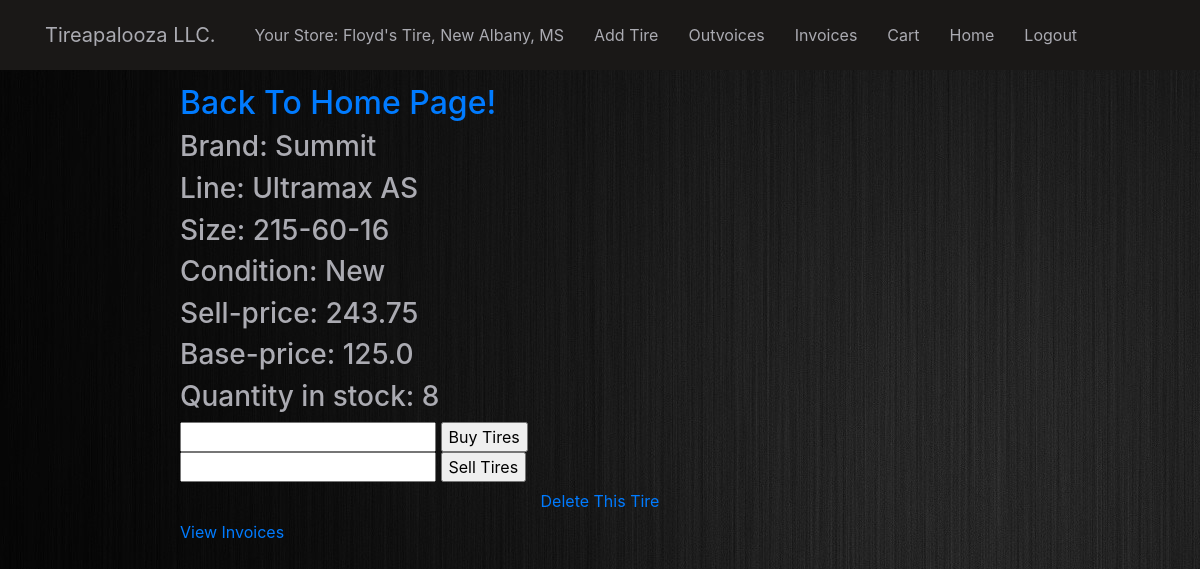
The page /tire_info/4/ (signed in) on the database as committed earlier.
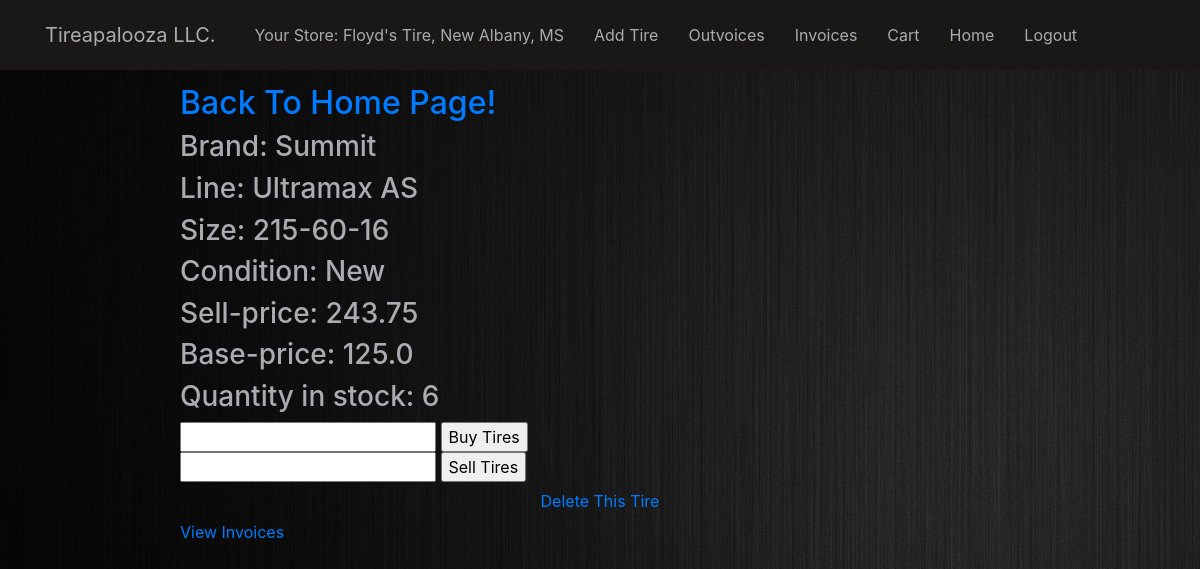
The same page on the database as committed later.
### app/models.py (models this page shows, shortened)
class Tire(models.Model):
    PATTERNS = (
        ("Street Tread", "Street Tread"),
        ("All-Terrain", "All-Terrain"),
        ("Mud Terrain", "Mud-Terrain"),
    )
    CONDITIONS = (
        (1, "Heavily Used"),
        (2, "Used"),
        (3, "Good"),
        (4, "New"),
    )
    brand = models.CharField(max_length=200, null=True)
    line = models.CharField(max_length=200, null=True)
    size = models.CharField(max_length=200, null=True)
    mileage_rating = models.CharField(max_length=40, null=True)
    base_price = models.FloatField(null=True)
    tread_pattern = models.CharField(max_length=200, null=True, choices=PATTERNS)
    condition = models.IntegerField(null=True, choices=CONDITIONS)
    adjusted_price = models.FloatField(null=True, blank=True, default=None)
    quantity = models.IntegerField(default=0)
    store = models.ForeignKey(
        Store, on_delete=models.CASCADE, related_name="inventory", null=True, blank=True
    )
    order_qty = models.IntegerField(null=True)

### app/decorators.py (the view)
        def wrapper_func(request, *args, **kwargs):
            group = "None"
            if request.user.groups.exists():
                group = request.user.groups.all()[0].name
            if group in allowed_roles:
                return view_func(request, *args, **kwargs)
            else:
                return redirect("logout")

### app/models.py (called while the page is built)
def get_tire_by_id(pk):
    try:
        tire = Tire.objects.get(id=pk)
        return tire
    except:
        return None

    def __str__(self):
        return self.store_name + ", " + self.location

### app/views.py (called while the page is built, shortened)
@login_required(login_url="login")
@allowed_users(allowed_roles="staff")
def tire_info(request, pk):
    current_tire = get_tire_by_id(pk)
    if current_tire == None:
        return render(
            request, "tire_info.html", {"doesNotExist": "This tire does not exist"}
        )
    user = request.user.username
    context = {"tire": current_tire}
    store = request.user.profile.store
    return render(request, "tire_info.html", context)

### app/templates/tire_info.html (shortened to what this page needs)
{% extends 'home.html' %} {% block content %}
<nav>
  <h2><a href="{% url 'home' %}">Back To Home Page!</a></h2>
</nav>
{% if tire is not None %}
<h3>Brand: {{ tire.brand }}</h3>
<h3>Line: {{ tire.line }}</h3>
<h3>Size: {{tire.size}}</h3>
<h3>Condition: {{tire.get_condition_display}}</h3>
<h3>Sell-price: {{ tire.adjusted_price }}</h3>
<h3>Base-price: {{ tire.base_price }}</h3>
<h3>Quantity in stock: {{ tire.quantity }}</h3>
<form action="" method="POST">
  <input name="tires_bought" type="number" value="Quantity" min="1" />
  <input type="submit" value="Buy Tires" />
</form>
<form action="" method="POST">
  <input
    name="tires_sold"
    type="number"
    max="{{tire.quantity}}"
    value="Quantity"
  />
  <input type="submit" value="Sell Tires" />
</form>
<a class="btn" href=" {% url 'delete_tire' tire.id%}">Delete This Tire</a>
<a href="{% url 'view_invoices' %}">View Invoices</a>
{% endif %} {{doesNotExist}} {% endblock content %}

Rows that differ between the two databases and show on the page:
changed Tire "Summit": quantity "8" → "6"
